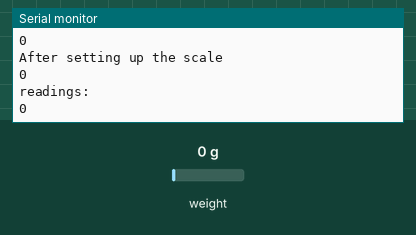
Recording of a sketch running on a simulated Arduino Uno, built with avr-gcc and run on an emulated ATmega328P. Parts: the last lines printed to the serial monitor. Inputs (shaded band) come from the test bench; at power-on: weight on the scale 0 g.

Above: at 3.2 s.
3.3 s: weight on the scale set to 100 g
At 4.6 s:
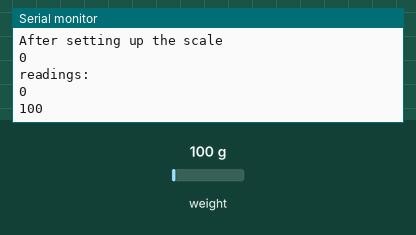
4.8 s: weight on the scale set to 1250 g
At 6.1 s:
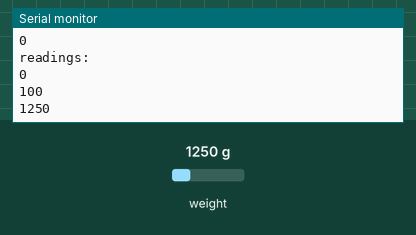
Timing chart, 0 to 7.8 s (numbered marks = the images above; inputs shaded):
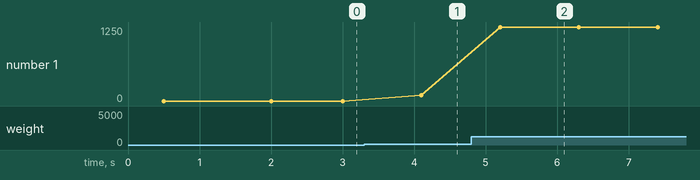

Measured:
- after the input at 3.3 s, the serial monitor: prints a new line after 0.80 s (image 1)
- after the input at 4.8 s, the serial monitor: prints a new line after 0.40 s (image 2)
- plotted number 1: 0 → 100 after the input at 3.3 s, 100 → 1250 after the input at 4.8 s

The sketch:

scale_messure.ino
```cpp
#include "HX711.h"
const int DT_PIN = 7;
const int SCK_PIN = 6;

const int scale_factor = -12;

HX711 scale;


void setup()
{
    Serial.begin(115200);
    Serial.println("Initializing the scale");

    scale.begin(DT_PIN, SCK_PIN);
    Serial.println("Before setting up the scale");
    Serial.println(scale.get_units(5), 0);
    scale.set_scale(scale_factor);
    scale.tare();

    Serial.println("After setting up the scale");
    Serial.println(scale.get_units(5), 0);

    Serial.println("readings:");


}

void loop()
{


   Serial.println(scale.get_units(10), 0);
    // String weightStr = String(weight) + " g";

    // display.clearDisplay();
    // display.setTextSize(2);
    // display.setTextColor(SSD1306_WHITE);
    // display.setCursor(0,0);
    // display.println("Weight: ");
    // display.setCursor(30,17);
    // display.println(weightStr);
    // display.display();


    scale.power_down();
    delay(100);
    scale.power_up();

}
```
